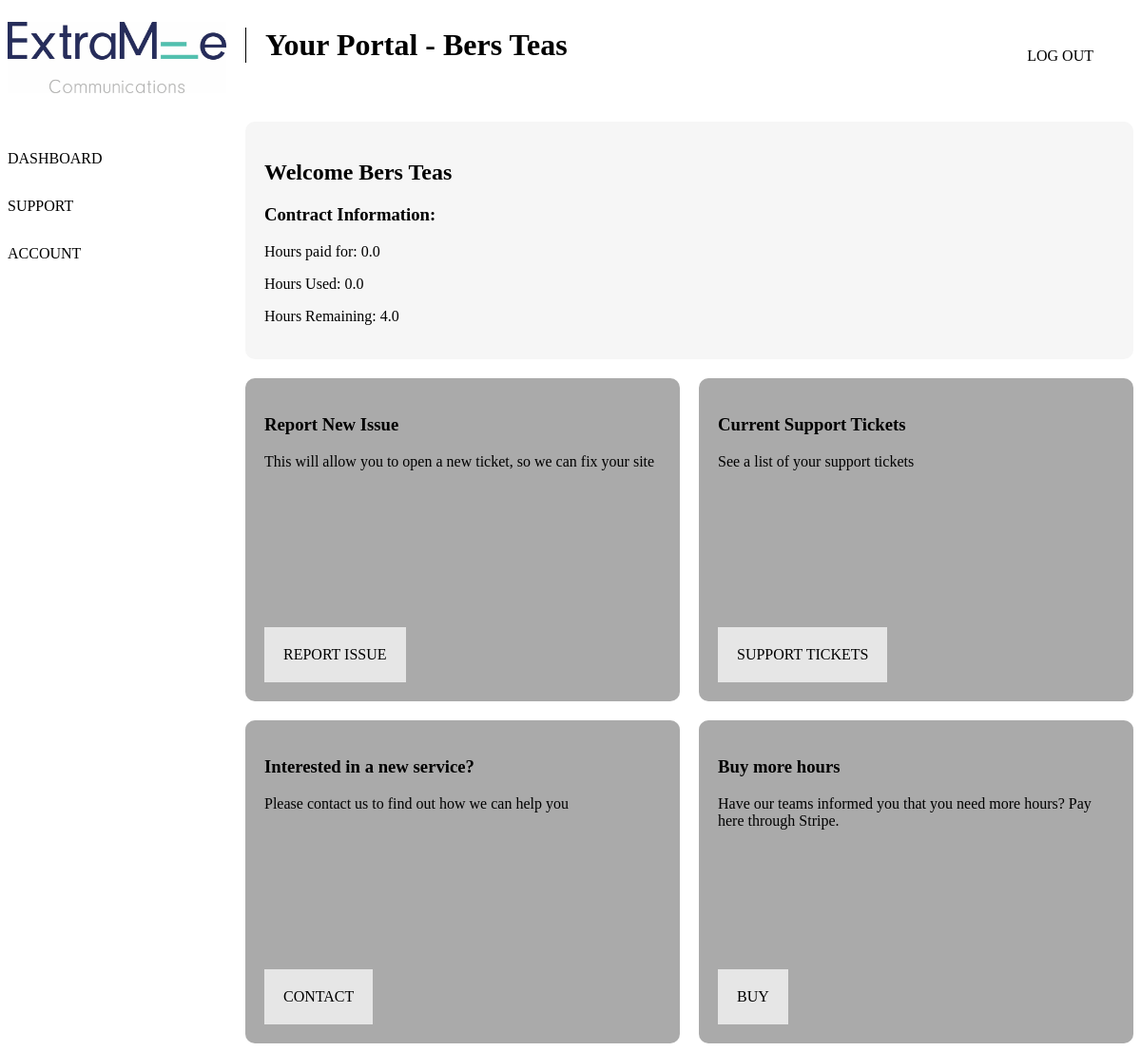
/dashboard/ (signed in), run on the app's committed database.
### clients/models.py (models this page shows)
class Client(models.Model):
    user = models.OneToOneField(
        settings.AUTH_USER_MODEL,
        on_delete=models.CASCADE,
        null=True)
    client_name = models.CharField(max_length=200)
    client_email = models.EmailField()
    client_address = models.CharField(max_length=200, null=True, blank=True)
    client_registered_company_number = models.CharField(
        max_length=30, null=True, blank=True)
    live_client = models.BooleanField(default=True)
    date_registered = models.DateTimeField('Date Registered')
    contract_type = models.ForeignKey(Contract, on_delete=models.CASCADE)
    contract_start_date = models.DateTimeField()
    contracted_monthly_service_hours = models.FloatField(default=2)
    contracted_monthly_SEM_hours = models.FloatField(default=2)
    paid_extra_hours = models.FloatField(default=0)
    hours_used_this_month = models.FloatField(default=0)
    discontented_client = models.BooleanField(default=False)
    priority_client = models.BooleanField(default=False)
    def __str__(self):
        return self.client_name

### tickets/views.py (the view)
def dashboard(request):
    if not request.user.is_authenticated:
        return redirect('/')
    if request.user.is_staff:
        return redirect('/dashboard/admin')
    try:
        company = Client.objects.filter(user=request.user).first()
        total_hours = company.paid_extra_hours + company.contracted_monthly_SEM_hours + \
            company.contracted_monthly_service_hours - company.hours_used_this_month
    except BaseException:
        messages.error(
            request,
            'This functionality will not work until you have been assigned to a company.  Please wait, our admins will assign you soon.')
        return redirect('/logout')
    return render(request, 'tickets/dashboard.html',
                  {'company': company, 'hours': total_hours})

### tickets/templates/tickets/dashboard.html (shortened to what this page needs)
{% extends 'base.html' %}
{% block content %}
    <div class="page-wrap">
      <div class="main-wrap">
        <div class="sidebar">
          <img src="/static/img/logo.jpg" alt="logo">
          <a href="/dashboard">Dashboard</a>
          <a href="/support">Support</a>
          <a href="/account">Account</a>
        </div>
        <div class="main_content dashboard">
          <div class="head_section">
            <h1 class='head-title'>Your Portal - {{ company }}</h1>
          </div>
          <div class="top_section">
            <h2>Welcome {{ company }}</h2>
            <div class="information">
              <h3>Contract Information:</h3>
              <p>Hours paid for: {{ company.paid_extra_hours }}</p>
              <p>Hours Used: {{ company.hours_used_this_month }}</p>
              <p>Hours Remaining: {{ hours }}</p>
            </div>
          </div>
          <div class="bottom_section">
            <div class="report">
              <h3>Report New Issue</h3>
              <p>This will allow you to open a new ticket, so we can fix your site</p>
              <a href="/report">report issue</a>
            </div>
            <div class="support">
              <h3>Current Support Tickets</h3>
              <p>See a list of your support tickets</p>
              <a href="/support">support tickets</a>
            </div>
            <div class="contact">
              <h3>Interested in a new service?</h3>
              <p>Please contact us to find out how we can help you</p>
              <a href="tel:01785850774">contact</a>
            </div>
            <div class="buy_hours">
              <h3>Buy more hours</h3>
              <p>Have our teams informed you that you need more hours? Pay here through Stripe.</p>
              <a href="/buy">Buy</a>
            </div>
          </div>
        </div>
      </div>
    </div>
{% endblock content %}

### tickets/static/css/style.css (style rules this page uses)
.sidebar { max-height: 100vh; display: grid; grid-auto-rows: 150px 50px 50px 50px; }
.main_content.dashboard { display: grid; grid-template-rows: 100px auto auto; grid-gap: 20px; padding-right: 250px; }
@media only screen and (max-width: 1280px) { .main_content.dashboard { padding-right: 0; max-width: 120vw; } }
.main_content.dashboard .top_section { padding: 20px; background-color: #f6f6f6; border-radius: 10px; }
.main_content.dashboard .bottom_section { display: grid; grid-template-columns: repeat(4, 1fr); grid-gap: 20px; }
@media only screen and (max-width: 1280px) { .main_content.dashboard .bottom_section { grid-template-columns: repeat(2, 1fr); } }
.main_content.dashboard .bottom_section div { background-color: #aaaaaa; border-radius: 10px; height: 300px; padding: 20px; position: relative; }
.main_content.dashboard .bottom_section div a { text-decoration: none; text-transform: uppercase; background-color: #e6e6e6; padding: 20px; position: absolute; bottom: 20px; color: black; }
.head_section .head-title { border-left: 1px solid black; padding-left: 20px; }
html { background: white; font-family: 'neuzeit-grotesk'; }
.main-wrap { display: grid; grid-template-columns: 250px 1fr; }
.sidebar img { position: relative; top: 15px; max-width: 230px; }
.sidebar a { text-decoration: none; text-transform: uppercase; color: black; }
.head_section h1 { max-width: 90vw; }
@media only screen and (min-width: 700px) { .head_section h1 { width: calc(0.35 * 100vw); } }

### data on the page
Client: client_name "Bers Teas", paid_extra_hours "0.0", hours_used_this_month "0.0"

### other printed values
{{ hours }} "4.0"
